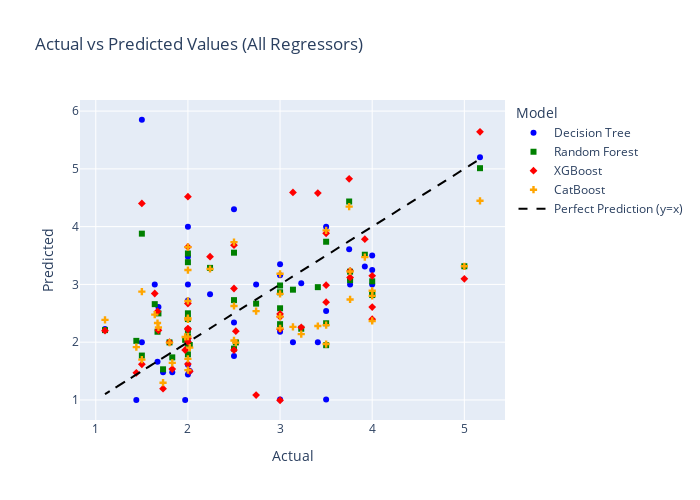

The notebook cell saved with this chart:
### Markdown cell above
## Visual Comparison

### Code cell
import plotly.graph_objs as go

fig = go.Figure()

# Decision Tree
fig.add_trace(go.Scatter(
    x=y_test, y=y_pred_dt,
    mode='markers',
    name='Decision Tree',
    marker=dict(color='blue', symbol='circle')
))

# Random Forest
fig.add_trace(go.Scatter(
    x=y_test, y=y_pred_rf,
    mode='markers',
    name='Random Forest',
    marker=dict(color='green', symbol='square')
))

# XGBoost
fig.add_trace(go.Scatter(
    x=y_test, y=y_pred_xgb,
    mode='markers',
    name='XGBoost',
    marker=dict(color='red', symbol='diamond')
))

# CatBoost
fig.add_trace(go.Scatter(
    x=y_test, y=y_pred_cat,
    mode='markers',
    name='CatBoost',
    marker=dict(color='orange', symbol='cross')
))

# Perfect prediction line
fig.add_trace(go.Scatter(
    x=y_test, y=y_test,
    mode='lines',
    name='Perfect Prediction (y=x)',
    line=dict(color='black', dash='dash')
))

fig.update_layout(
    title='Actual vs Predicted Values (All Regressors)',
    xaxis_title='Actual',
    yaxis_title='Predicted',
    legend_title='Model',
    width=700,
    height=500
)

fig.show()

### Figure 1 — Plotly figure (JSON) as saved in the notebook; plotly's stock layout.template omitted (floating-point values rounded to 4 significant figures)
{"data": [{"marker": {"color": "blue", "symbol": "circle"}, "mode": "markers", "name": "Decision Tree", "type": "scatter", "x": [3.23, 4, 1.68, 2.74, 2, 1.5, 3, 3.76, 2.02, 2, 1.5, 3.92, 1.44, 2, 2.5, 5, 3.5, 5.17, 3, 2.5, 4, 3.5, 1.83, 2, 3.75, 2, 1.1, 1.97, 3.76, 1.64, 3, 3.14, 1.67, 3.41, 2.24, 1.8, 2, 3.5, 3, 2, 1.73, 2.5, 4, 2.52, 2], "y": [3.02, 3.25, 2.61, 3, 3.48, 2, 1.01, 3, 1.5, 2, 5.85, 3.31, 1, 2.72, 2.34, 3.31, 4, 5.2, 3.35, 1.76, 3, 1.01, 1.48, 1.44, 3.61, 2, 2.23, 1, 3.08, 3, 3.16, 2, 1.66, 2, 2.83, 2, 1.61, 2.54, 2.18, 4, 1.48, 4.3, 3.5, 2, 3]}, {"marker": {"color": "green", "symbol": "square"}, "mode": "markers", "name": "Random Forest", "type": "scatter", "x": [3.23, 4, 1.68, 2.74, 2, 1.5, 3, 3.76, 2.02, 2, 1.5, 3.92, 1.44, 2, 2.5, 5, 3.5, 5.17, 3, 2.5, 4, 3.5, 1.83, 2, 3.75, 2, 1.1, 1.97, 3.76, 1.64, 3, 3.14, 1.67, 3.41, 2.24, 1.8, 2, 3.5, 3, 2, 1.73, 2.5, 4, 2.52, 2], "y": [2.233, 2.828, 2.498, 2.667, 3.535, 1.768, 2.311, 3.073, 1.952, 2.102, 3.879, 3.514, 2.023, 2.5, 2.728, 3.314, 3.739, 5.012, 2.981, 1.889, 2.816, 1.948, 1.737, 1.972, 4.435, 2.4, 2.209, 2.041, 3.221, 2.658, 2.587, 2.909, 2.181, 2.952, 3.286, 1.996, 1.79, 2.327, 2.863, 2.213, 1.531, 3.549, 3.054, 1.996, 3.384]}, {"marker": {"color": "red", "symbol": "diamond"}, "mode": "markers", "name": "XGBoost", "type": "scatter", "x": [3.23, 4, 1.68, 2.74, 2, 1.5, 3, 3.76, 2.02, 2, 1.5, 3.92, 1.44, 2, 2.5, 5, 3.5, 5.17, 3, 2.5, 4, 3.5, 1.83, 2, 3.75, 2, 1.1, 1.97, 3.76, 1.64, 3, 3.14, 1.67, 3.41, 2.24, 1.8, 2, 3.5, 3, 2, 1.73, 2.5, 4, 2.52, 2], "y": [2.257, 3.148, 2.205, 1.085, 3.648, 1.618, 0.9949, 3.234, 1.496, 2.006, 4.401, 3.783, 1.47, 2.668, 2.929, 3.097, 3.885, 5.642, 2.225, 1.863, 2.608, 2.987, 1.535, 4.518, 4.827, 2.224, 2.2, 1.865, 3.122, 2.843, 2.439, 4.592, 2.531, 4.581, 3.479, 1.999, 1.621, 2.692, 2.489, 2.236, 1.195, 3.68, 2.397, 2.19, 2.063]}, {"marker": {"color": "orange", "symbol": "cross"}, "mode": "markers", "name": "CatBoost", "type": "scatter", "x": [3.23, 4, 1.68, 2.74, 2, 1.5, 3, 3.76, 2.02, 2, 1.5, 3.92, 1.44, 2, 2.5, 5, 3.5, 5.17, 3, 2.5, 4, 3.5, 1.83, 2, 3.75, 2, 1.1, 1.97, 3.76, 1.64, 3, 3.14, 1.67, 3.41, 2.24, 1.8, 2, 3.5, 3, 2, 1.73, 2.5, 4, 2.52, 2], "y": [2.139, 2.802, 2.255, 2.537, 3.249, 1.698, 2.238, 3.224, 1.905, 2.095, 2.876, 3.472, 1.914, 2.393, 2.626, 3.314, 3.935, 4.447, 2.837, 2.03, 2.367, 1.968, 1.643, 1.516, 4.346, 2.415, 2.386, 2.09, 2.74, 2.477, 2.443, 2.265, 2.332, 2.28, 3.266, 1.993, 1.711, 2.295, 3.184, 2.714, 1.299, 3.731, 2.89, 1.993, 3.645]}, {"line": {"color": "black", "dash": "dash"}, "mode": "lines", "name": "Perfect Prediction (y=x)", "type": "scatter", "x": [3.23, 4, 1.68, 2.74, 2, 1.5, 3, 3.76, 2.02, 2, 1.5, 3.92, 1.44, 2, 2.5, 5, 3.5, 5.17, 3, 2.5, 4, 3.5, 1.83, 2, 3.75, 2, 1.1, 1.97, 3.76, 1.64, 3, 3.14, 1.67, 3.41, 2.24, 1.8, 2, 3.5, 3, 2, 1.73, 2.5, 4, 2.52, 2], "y": [3.23, 4, 1.68, 2.74, 2, 1.5, 3, 3.76, 2.02, 2, 1.5, 3.92, 1.44, 2, 2.5, 5, 3.5, 5.17, 3, 2.5, 4, 3.5, 1.83, 2, 3.75, 2, 1.1, 1.97, 3.76, 1.64, 3, 3.14, 1.67, 3.41, 2.24, 1.8, 2, 3.5, 3, 2, 1.73, 2.5, 4, 2.52, 2]}], "layout": {"height": 500, "legend": {"title": {"text": "Model"}}, "title": {"text": "Actual vs Predicted Values (All Regressors)"}, "width": 700, "xaxis": {"title": {"text": "Actual"}}, "yaxis": {"title": {"text": "Predicted"}}}}
